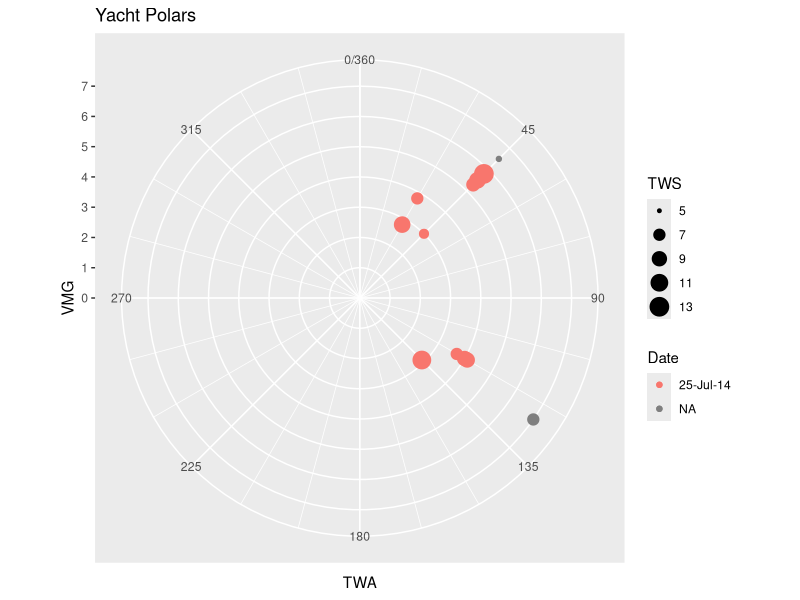
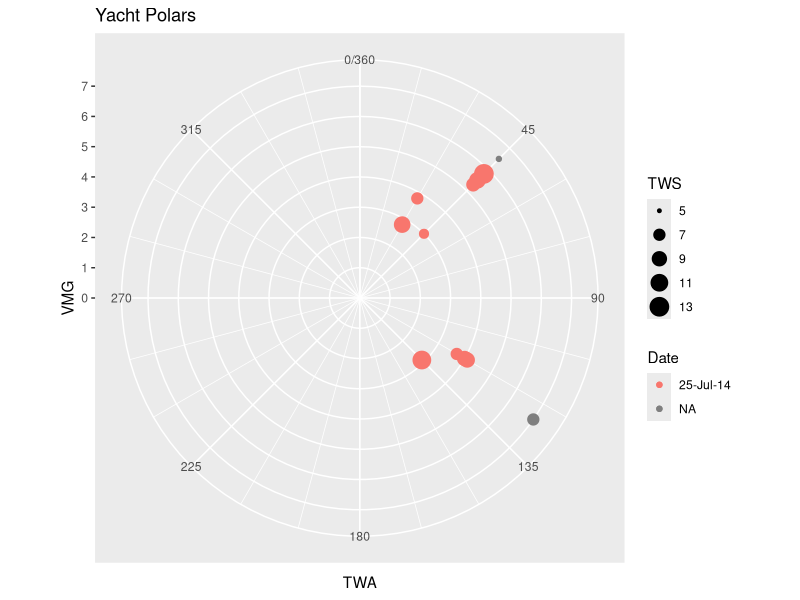

R code for these plots, in order:
### R script for plotting yacht performance polars
## Preconditions
# place polars.csv in the same directory as this script. Change /Users/ifal/WorkDocs/RScratch/ to whatever works on your machine. Tested on a Mac running R 3.3.3 with the following libraries

## Include R libraries
library(ggplot2)
library(ggrepel)
library(lubridate)
library(dplyr)
library(scales)

## Create plot ready data frames

## Source data
polars <- read.csv("polars.csv") # grab the polar data with columns TWA, TWS, VMG not SOG and sailplan(jib, main, staysail, spinaker) as % in seperate columns, Date (date) and Vessel Configuration (text) by date
polars <- data.frame(polars, fix.empty.names = TRUE, stringsAsFactors = TRUE) # build the polars df
str(polars) # check it was read and the df has data

## The plot
p <- ggplot(polars, aes(x=TWA, y=VMG, color=Date)) +
geom_point() +
geom_point(aes(size=TWS)) +
coord_polar() +
scale_x_continuous(limits=c(0,360), breaks=seq(0, 360, by=45), minor_breaks=seq(0, 360, by=15)) +
scale_y_continuous(limits=c(0,max(polars$VMG)), breaks=seq(0, 12, by=1)) +
ggtitle("Yacht Polars")
p
ggsave("yacht-polars.png", device = NULL, dpi = 300)
